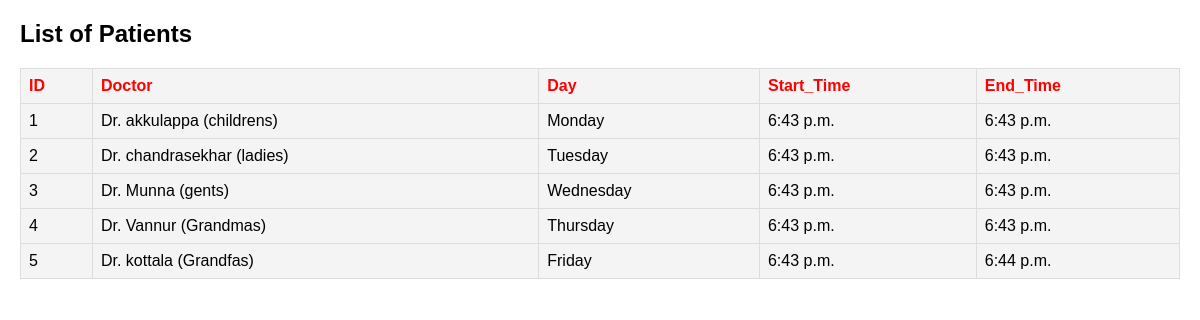
Screenshot of /doctor_schedule/ with the database file from the repository.
### A1/models.py (models this page shows, shortened)
class DoctorSchedule(models.Model):
    doctor = models.ForeignKey(Doctor, on_delete=models.CASCADE)
    day = models.CharField(max_length=10, choices=[
        ('Monday', 'Monday'), ('Tuesday', 'Tuesday'),
        ('Wednesday', 'Wednesday'), ('Thursday', 'Thursday'),
        ('Friday', 'Friday'), ('Saturday', 'Saturday'), ('Sunday', 'Sunday')
    ])
    start_time = models.TimeField()
    end_time = models.TimeField()

class Doctor(models.Model):
    name = models.CharField(max_length=100)
    specialization = models.CharField(max_length=100)
    phone = models.CharField(max_length=15)
    email = models.EmailField(unique=True)
    availability = models.BooleanField(default=True)
    def __str__(self):
        return f"Dr. {self.name} ({self.specialization})"

### A1/views.py (the view)
# urls.py: path('doctor_schedule/', views.doctor_schedule),
def doctor_schedule(request):
    doctor_schedule_list1=DoctorSchedule.objects.all()
    return render(request,'A1/doctor_schedule.html',{'doctor_schedule_list1':doctor_schedule_list1})

### template/A1/doctor_schedule.html (shortened to what this page needs)
<!DOCTYPE html>
<html lang="en">
<head>
</head>
<body>
    <h2>List of Patients</h2>
    <table>
        <t>
            <th>ID</th>
            <th>Doctor</th>
             <th>Day</th>
            <th>Start_Time</th>
            <th>End_Time</th>
        </t>
      {%for doctor_schedule in doctor_schedule_list1 %}
        <tr>
            <td>{{doctor_schedule.id}}</td>
            <td>{{doctor_schedule.doctor}}</td>
            <td>{{doctor_schedule.day}}</td>
            <td>{{doctor_schedule.start_time}}</td>
            <td>{{doctor_schedule.end_time}}</td>
        </tr>
      {%endfor%}
    </table>
</body>
</html>

### template/A1/doctor_schedule.html (style rules this page uses)
body { font-family: Arial, sans-serif; margin: 20px; }
table { width: 100%; border-collapse: collapse; }
th, td { border: 1px solid #ddd; padding: 8px; text-align: left; }
td { background-color: #f4f4f4; color:black; }
th { background-color: #f4f4f4; color:red; }

### rows the page displays
DoctorSchedule: id "1", doctor "Dr. akkulappa (childrens)", day "Monday", start_time "6:43 p.m.", end_time "6:43 p.m."
DoctorSchedule: id "2", doctor "Dr. chandrasekhar (ladies)", day "Tuesday", start_time "6:43 p.m.", end_time "6:43 p.m."
DoctorSchedule: id "3", doctor "Dr. Munna (gents)", day "Wednesday", start_time "6:43 p.m.", end_time "6:43 p.m."
DoctorSchedule: id "4", doctor "Dr. Vannur (Grandmas)", day "Thursday", start_time "6:43 p.m.", end_time "6:43 p.m."
DoctorSchedule: id "5", doctor "Dr. kottala (Grandfas)", day "Friday", start_time "6:43 p.m.", end_time "6:44 p.m."
